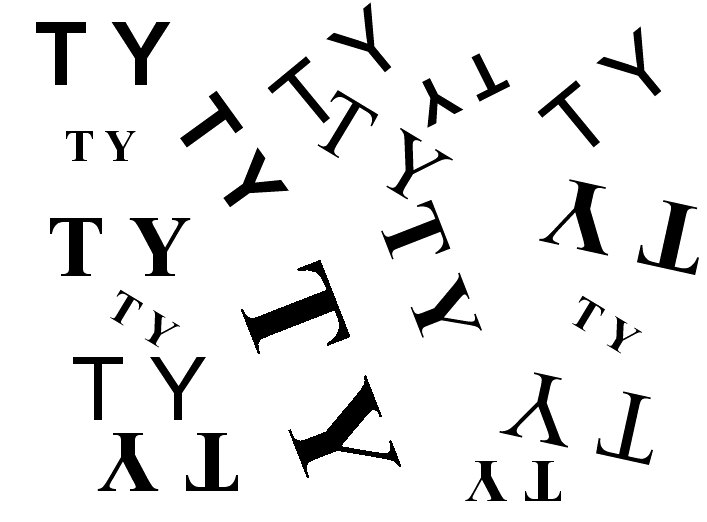
%> input picture Reconocimiento de patrones:numeros/testTY1.jpg, 707 x 522 px
$ octave Prueba5.m   (GNU Octave 9; MATLAB toolbox functions it lacks are replaced by stand-ins)
%> lines starting %> are read from the running program, lines starting %| are printed output that depends on the picture; in (x1, y1, x2, y2) boxes, pixels count from 0 and x2, y2 are one past the last pixel; in counts of white or black regions, pixels touching at a corner belong together; the program's own positions count from 1
clear all, close all
Im1=double(imread('testTY1.jpg'));
%> Im1: size 522x707 double; min 0, max 255, mean 233; mean of the top-left, top-right, bottom-left and bottom-right quarters 231.9, 232.7, 229, 238.2
Im1=imbinarize(Im1);
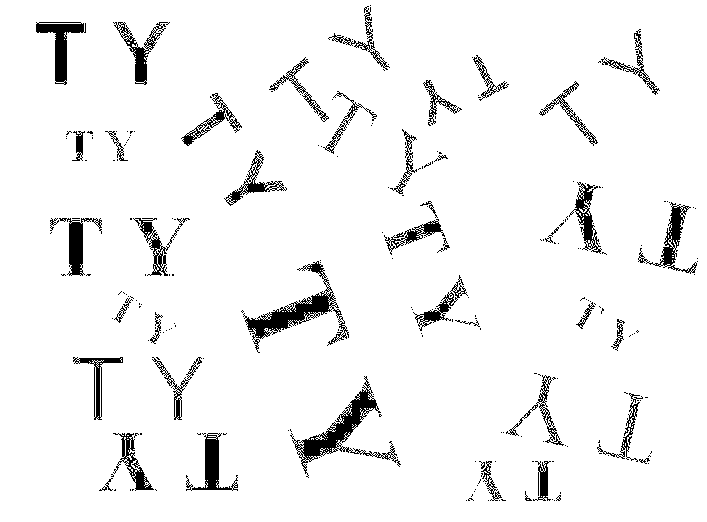
%> Im1: size 522x707 logical; 94.8% white; 245 black regions (200 under 20 px), largest, box (x1, y1, x2, y2) and area: (290, 376, 401, 478) 1986, (243, 261, 349, 353) 1970, (36, 22, 86, 85) 1066
h=[1,1,1;1,1,1;0,1,0];
Im1=imerode(Im1,h);
%> Im1: size 522x707 logical; 90.3% white; 44 black regions (6 under 20 px), largest, box (x1, y1, x2, y2) and area: (287, 375, 402, 479) 3160, (240, 259, 350, 354) 3122, (637, 200, 699, 276) 1528
Im1=imopen(Im1,h);
%> Im1: size 522x707 logical; 90.2% white; 37 black regions (1 under 20 px), largest, box (x1, y1, x2, y2) and area: (287, 375, 402, 479) 3168, (240, 259, 350, 354) 3130, (637, 200, 699, 276) 1546
Im1=imerode(Im1,h);
%> Im1: size 522x707 logical; 87.8% white; 35 black regions, largest, box (x1, y1, x2, y2) and area: (286, 374, 403, 480) 3692, (239, 258, 351, 355) 3623, (636, 199, 700, 277) 1896
Im1=imopen(Im1,h);
%> Im1: size 522x707 logical; 87.8% white; 34 black regions, largest, box (x1, y1, x2, y2) and area: (286, 374, 403, 480) 3703, (239, 258, 351, 355) 3627, (636, 199, 700, 277) 1903
Im2=not(Im1);
%> Im2: size 522x707 logical; 12.2% white; 34 white regions
[blackMatrix, n2]=bwlabel(Im2);
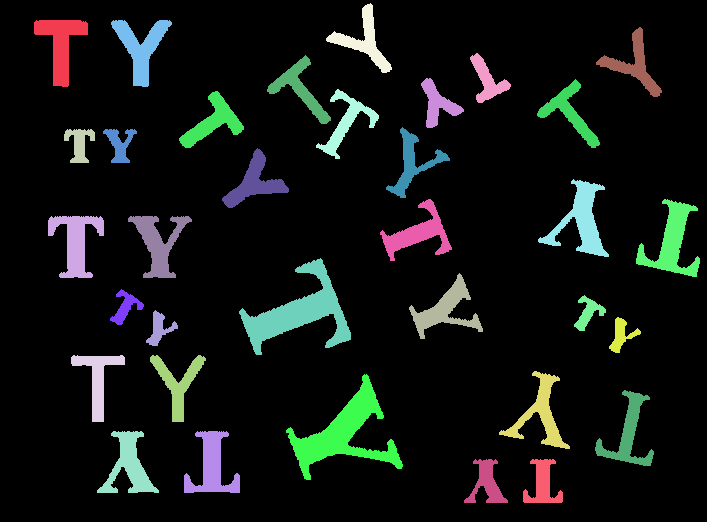
%> blackMatrix: size 522x707 double; 35 distinct labels, from 0 to 34; one colour per label, 0 black
%> n2 = 34
figure(1), imshow(Im1)
blackProperties=regionprops(blackMatrix,'all');
%> blackProperties = 34 regions; largest, box (x1, y1, x2, y2), Area, Centroid, MajorAxisLength, MinorAxisLength and Eccentricity: (286, 374, 403, 480) 3703 [344.7 434.4] 120.4 79.49 0.751, (239, 258, 351, 355) 3627 [300 313.2] 124.6 73.7 0.806, (636, 199, 700, 277) 1903 [672.6 242.6] 89.57 53.42 0.803
resultsT=(blackMatrix*0)+1;
%> resultsT: size 522x707 double; every value is 1
resultsY=(blackMatrix*0)+1;
resultselse=(blackMatrix*0)+1;
upper=zeros(1,size(blackProperties,1));
down=upper
%> down = 34 values from 0 to 0
left=upper;
%> left = 34 values from 0 to 0
right=upper;
%> right = 34 values from 0 to 0

hold on
for k=1:size(blackProperties,1)
    x=blackProperties(k).Extrema(:,1);
    y=blackProperties(k).Extrema(:,2);
    plot(x,y,'*');
    rectangle('Position', blackProperties(k).BoundingBox,'EdgeColor','g','LineWidth',2)
    centerX=blackProperties(k).Centroid(1);
    centerY=blackProperties(k).Centroid(2);
    plot(centerX,centerY,'o');
    lengthX=blackProperties(k).BoundingBox(3);
    lengthY=blackProperties(k).BoundingBox(4);
    line ([centerX-round(lengthX/2) centerX+round(lengthX/2)],[centerY centerY], 'color', 'magenta', 'marker', 'p', 'LineStyle', '-.')
    line ([centerX centerX],[centerY-round(lengthY/2) centerY+round(lengthY/2)], 'color', 'magenta', 'marker', 'p', 'LineStyle', '-.')
    x=blackProperties(k).Extrema(:,1);
    y=blackProperties(k).Extrema(:,2);
    plot(x,y,'*');
    rectangle('Position', blackProperties(k).BoundingBox,'EdgeColor','g','LineWidth',2)
    centerX=blackProperties(k).Centroid(1);
    centerY=blackProperties(k).Centroid(2);
    plot(centerX,centerY,'o');
    lengthX=blackProperties(k).BoundingBox(3);
    lengthY=blackProperties(k).BoundingBox(4);
    line ([centerX-round(lengthX/2) centerX+round(lengthX/2)],[centerY centerY], 'color', 'magenta', 'marker', 'p', 'LineStyle', '-.')
    line ([centerX centerX],[centerY-round(lengthY/2) centerY+round(lengthY/2)], 'color', 'magenta', 'marker', 'p', 'LineStyle', '-.')
    for c=1:8
        if x(c) >= centerX
            upper(k)=upper(k)+1;
        else
            down(k)=down(k)+1;
        end
        if y(c) >= centerY
            right(k)=right(k)+1;
        else
            left(k)=left(k)+1;
        end
    end
end
%> this loop made 34 passes
%> after the loop, down = 34 values, max 6 at index 7, min 2 at index 16, mean 4.18; left = 34 values, max 6 at index 1, min 2 at index 5, mean 3.68; right = 34 values, max 6 at index 5, min 2 at index 1, mean 4.32; upper = 34 values, max 6 at index 16, min 2 at index 7, mean 3.82
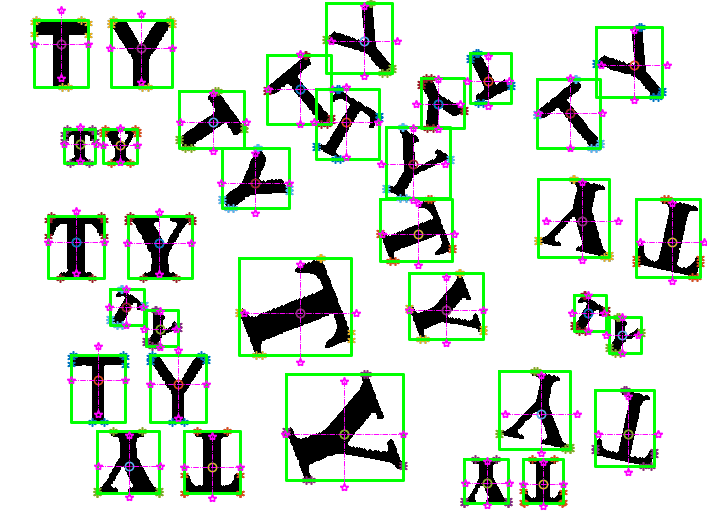
%> figure redrawn from the program's plot data

for k=1:size(blackProperties)
    z(k)=blackProperties(k).EquivDiameter;
    y(k)=blackProperties(k).MinorAxisLength;
    x(k)=blackProperties(k).Eccentricity;
end
%> this loop made 34 passes
%> after the loop, x = 34 values, max 0.859 at index 16, min 0.673 at index 19, mean 0.77; y = 34 values, max 79.49 at index 17, min 24.61 at index 7, mean 44.54; z = 34 values, max 68.66 at index 17, min 23.8 at index 33, mean 39.77

figure
plot(x,y,'o')
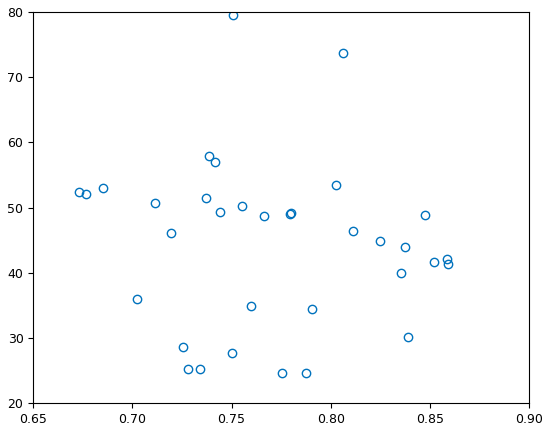
%> figure redrawn from the program's plot data
pause

for k=1:size(blackProperties)
    d=round(blackProperties(k).BoundingBox);
    if (d(1)+d(3)>713)
        d(3)=d(3)-1;
    end
    if upper(k)==down(k) && left(k)==right(k)
        resultselse(d(2):d(2)+d(4),d(1):d(1)+d(3))=Im1(d(2):d(2)+d(4),d(1):d(1)+d(3));
    else if x(k) > .80
            resultsT(d(2):d(2)+d(4),d(1):d(1)+d(3))=Im1(d(2):d(2)+d(4),d(1):d(1)+d(3));
        else
            resultsY(d(2):d(2)+d(4),d(1):d(1)+d(3))=Im1(d(2):d(2)+d(4),d(1):d(1)+d(3));
        end
    end
end
%> this loop made 34 passes
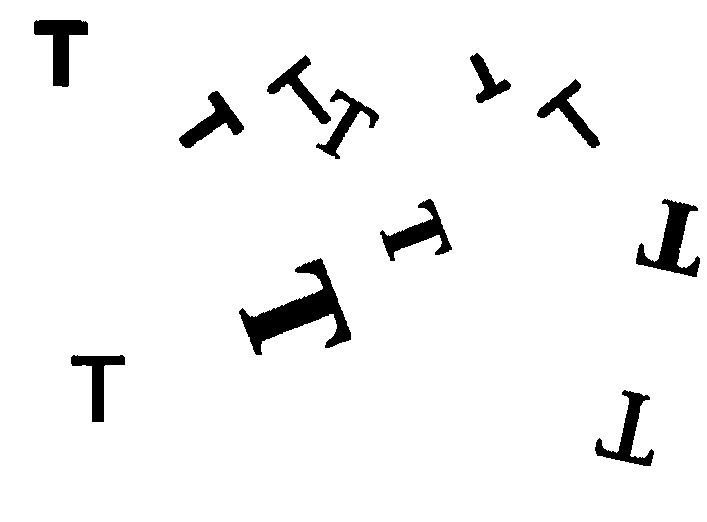
%> resultsT: size 522x707 double; values 0 (black) and 1 (white), 95.5% white; 11 black regions, largest, box (x1, y1, x2, y2) and area: (239, 258, 351, 355) 3627, (636, 199, 700, 277) 1903, (34, 20, 88, 87) 1614
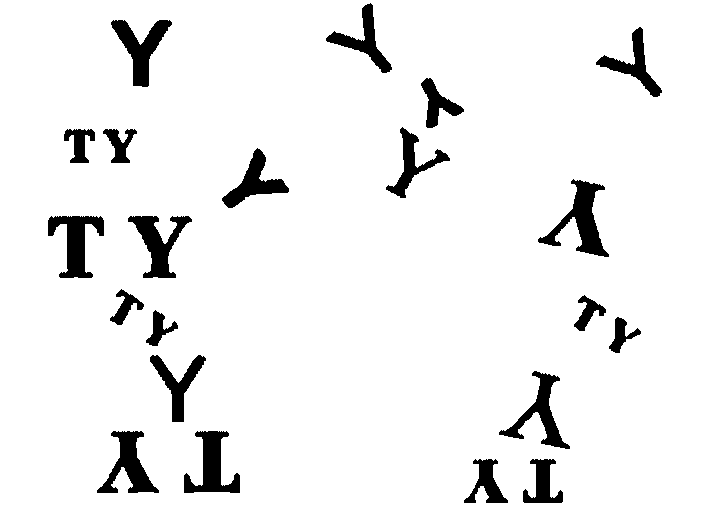
%> resultsY: size 522x707 double; values 0 (black) and 1 (white), 93.7% white; 21 black regions, largest, box (x1, y1, x2, y2) and area: (538, 179, 609, 257) 1896, (48, 216, 104, 278) 1651, (128, 216, 192, 278) 1627
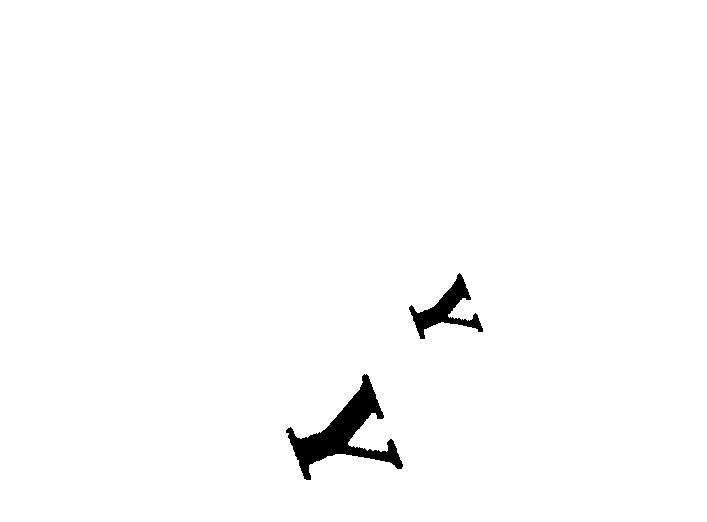
%> resultselse: size 522x707 double; values 0 (black) and 1 (white), 98.6% white; 2 black regions, box (x1, y1, x2, y2) and area: (286, 374, 403, 480) 3703, (409, 273, 483, 339) 1538


% [14 lines of commented-out code are left out]

figure
imshow(resultsY)
figure
imshow(resultsT)
figure
imshow(resultselse)

$ run again, with Reconocimiento de patrones:numeros/testTY2.jpg copied over Reconocimiento de patrones:numeros/testTY1.jpg
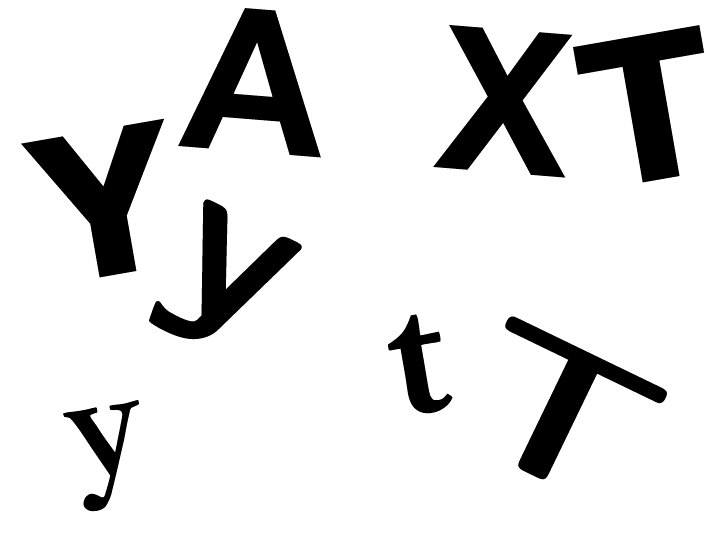
%> input picture Reconocimiento de patrones:numeros/testTY2.jpg, 710 x 533 px
%> Im2: size 533x710 logical; 15.5% white; 8 white regions
%> `[blackMatrix, n2]=bwlabel(Im2);`:
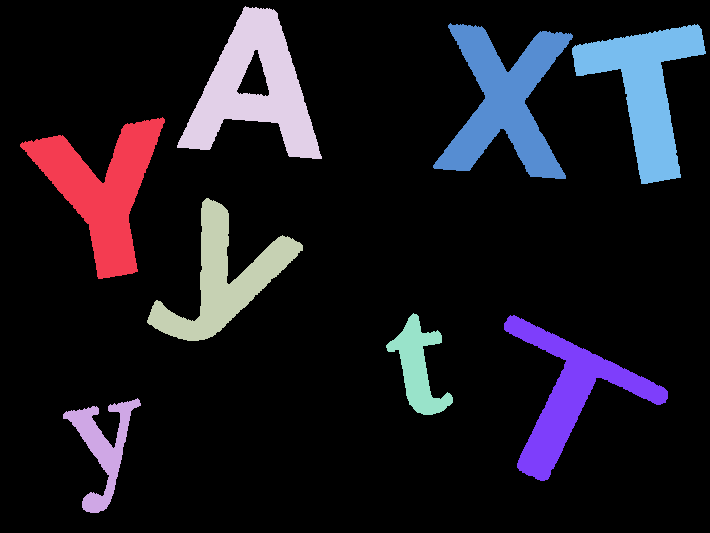
%> blackMatrix: size 533x710 double; 9 distinct labels, from 0 to 8; one colour per label, 0 black
%> n2 = 8
%> blackProperties = 8 regions; largest, box (x1, y1, x2, y2), Area, Centroid, MajorAxisLength, MinorAxisLength and Eccentricity: (177, 6, 322, 159) 10102 [254.8 89.4] 153.7 134.9 0.48, (433, 23, 573, 179) 9850 [505.4 102.7] 175.6 125.5 0.699, (20, 117, 165, 279) 9438 [103.1 190.3] 163.4 123.9 0.652, (572, 24, 706, 184) 8806 [645.9 90.2] 179.8 108.3 0.798
%> `down=upper`: down = [0 0 0 0 0 0 0 0]
%> the loop `for k=1:size(blackProperties,1)` made 8 passes
%> after the loop `for k=1:size(blackProperties,1)`: down = [3 4 6 4 4 4 6 3]; left = [6 6 4 2 4 4 5 6]; right = [2 2 4 6 4 4 3 2]; upper = [5 4 2 4 4 4 2 5]
%> the loop `for k=1:size(blackProperties)` made 8 passes
%> after the loop `for k=1:size(blackProperties)`: x = [0.652; 0.866; 0.771; 0.48; 0.917; 0.699; 0.586; 0.798]; y = [123.9; 64.16; 105.5; 134.9; 45.11; 125.5; 138.6; 108.3]; z = [109.6 60.85 96.17 113.4 60.24 112 97.52 105.9]
%> the loop `for k=1:size(blackProperties)` made 8 passes
%> after the loop `for k=1:size(blackProperties)`:
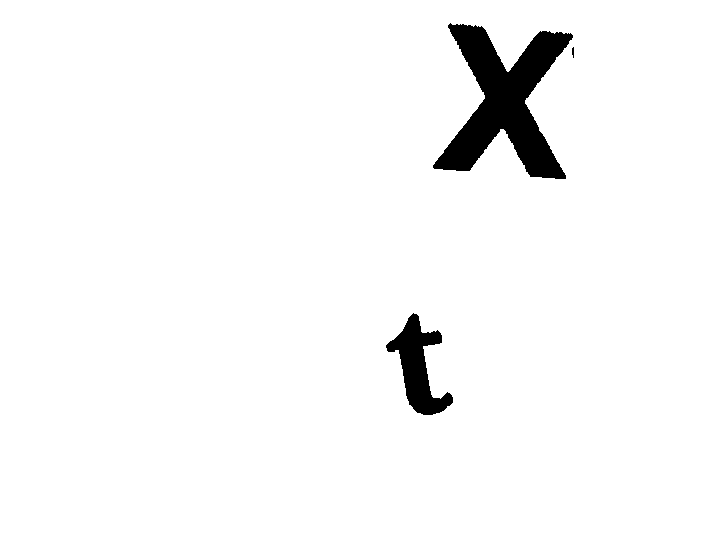
%> resultselse: size 533x710 double; values 0 (black) and 1 (white), 96.6% white; 3 black regions (1 under 20 px), largest, box (x1, y1, x2, y2) and area: (433, 23, 573, 179) 9850, (386, 313, 453, 415) 2850
